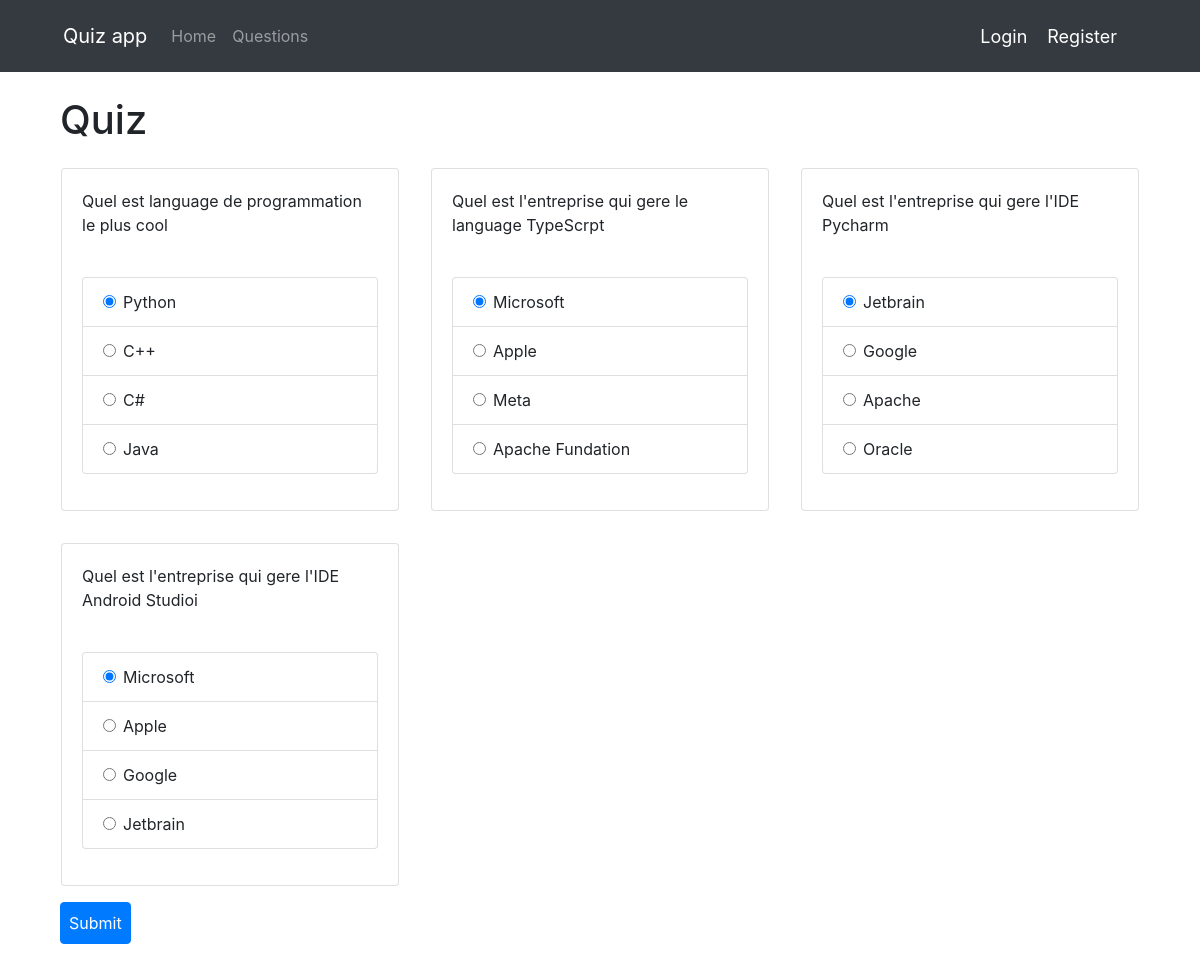
The page / on the database its author committed.
### quizapp/models.py (models this page shows, shortened)
class QuestionsModel(models.Model):
    question = models.CharField(max_length=200,null=True)
    option_one = models.CharField(max_length=200,null=True)
    option_two = models.CharField(max_length=200,null=True)
    option_three = models.CharField(max_length=200,null=True)
    option_four = models.CharField(max_length=200,null=True)
    answer = models.CharField(max_length=200,null=True)

### quizapp/views.py (the view)
# urls.py: 2. Add a URL to urlpatterns:  path('', views.home, name='home')
def home(request):
    if request.method == 'POST':
        print(request.POST)
        questions=QuestionsModel.objects.all()
        score=0
        wrong=0
        correct=0
        total=0
        for q in questions:
            total+=1
            print(request.POST.get(q.question))
            print(q.answer)
            print()
            if q.answer ==  request.POST.get(q.question):
                score+=10
                correct+=1
            else:
                wrong+=1
        percent = score/(total*10) *100
        context = {
            'score':score,
            'correct':correct,
            'wrong':wrong,
            'percent':percent, 'total':total
        }
        return render(request,'result.html',context)
    else:
        questions=QuestionsModel.objects.all()
        context = {
            'questions':questions
        }
        return render(request,'home.html',context)

### quizapp/templates/home.html (shortened to what this page needs)
{% extends 'base.html' %}
{% block content %}
{% load static %}
<div class="container">
  <h1>Quiz</h1>
  <form method="post" action="">
    <div class="row row-cols-1 row-cols-md-2 row-cols-lg-3 row-cols-xl-4 g-4">
      {% for q in questions%}
      <div class="col-4 p-3">
        <div class="card">
          <div class="card-body">
            <div class="form-group">
              <label for="question">{{q.question}}</label>
            </div>
            <ul class="list-group pb-3 pt-3">
              <li class="list-group-item">
                <div class="form-check">
                  <input type="radio" class="form-check-input" name="{{q.question}}" id="gridRadio1" value="{{ q.option_one }}"
                    checked />
                  <label class="form-check-label" for="gridRadios1">
                    {{q.option_one}}
                  </label>
                </div>
              </li>
              <li class="list-group-item">
                <div class="form-check">
                  <input type="radio" class="form-check-input" name="{{q.question}}" id="gridRadio2"
                    value="{{ q.option_two }}" />
                  <label class="form-check-label" for="gridRadios2">
                    {{q.option_two}}
                  </label>
                </div>
              </li>
              <li class="list-group-item">
                <div class="form-check">
                  <input class="form-check-input" type="radio" class="form-check-input" name="{{q.question}}" id="gridRadio3"
                    value="{{ q.option_three }}" />
                  <label class="form-check-label" for="gridRadios1">
                    {{q.option_three}}
                  </label>
                </div>
              </li>
              <li class="list-group-item">
                <div class="form-check">
                  <input type="radio" class="form-check-input" name="{{q.question}}" id="gridRadio4"
                    value="{{ q.option_four }}" />
                  <label class="form-check-label" for="gridRadios2">
                    {{q.option_four}}
                  </label>
                </div>
              </li>
            </ul>
          </div>
        </div>
      </div>
      {% endfor %}
    </div>
    <button type="submit" class="btn btn-primary p-2">Submit</button>
  </form>
</div>
{% endblock %}

### rows shown on the page
QuestionsModel: question "Quel est language de programmation le plus cool", option_one "Python", option_two "C++", option_three "C#", option_four "Java"
QuestionsModel: question "Quel est l'entreprise qui gere le language TypeScrpt", option_one "Microsoft", option_two "Apple", option_three "Meta", option_four "Apache Fundation"
QuestionsModel: question "Quel est l'entreprise qui gere l'IDE Pycharm", option_one "Jetbrain", option_two "Google", option_three "Apache", option_four "Oracle"
QuestionsModel: question "Quel est l'entreprise qui gere l'IDE Android Studioi", option_one "Microsoft", option_two "Apple", option_three "Google", option_four "Jetbrain"
